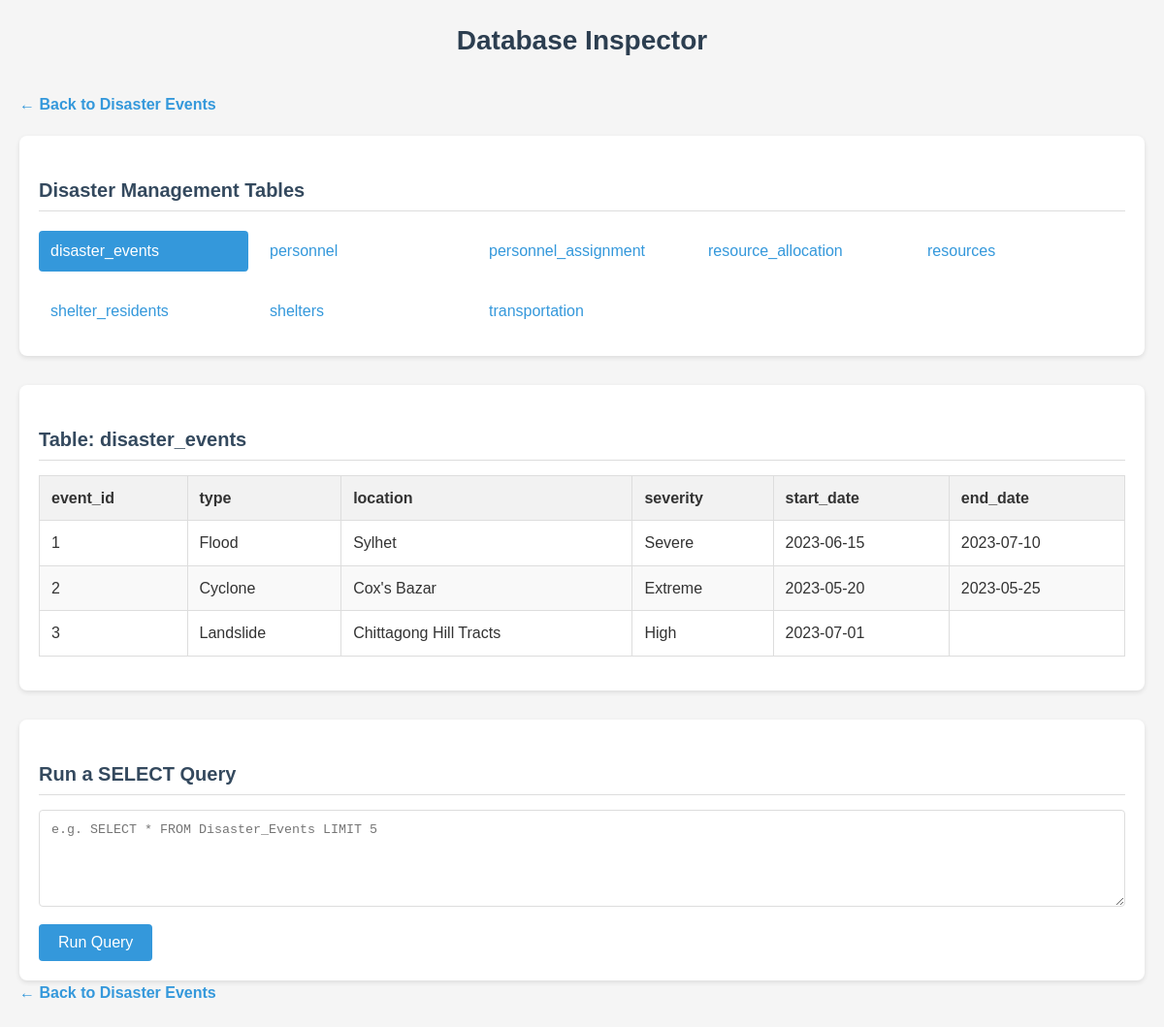
The app's page /db_inspector.php?table=disaster_events with its own data.
### tables this page shows
CREATE TABLE Disaster_Events (
    event_id INT AUTO_INCREMENT PRIMARY KEY,
    type VARCHAR(50) NOT NULL,
    location VARCHAR(100) NOT NULL,
    severity VARCHAR(20) NOT NULL,
    start_date DATE NOT NULL,
    end_date DATE
);

### db_inspector.php (the view, shortened to what this page needs)
<?php
include 'db_connect.php';
$tables = [];
$result = $conn->query("SHOW TABLES");
while ($row = $result->fetch_row()) {
    $tables[] = $row[0];
}
$selectedTable = $_GET['table'] ?? null;
$tableData = [];
$columns = [];
$errorMsg = "";
if ($selectedTable && in_array($selectedTable, $tables)) {
    $result = $conn->query("SELECT * FROM `$selectedTable`");
    if ($result) {
        $tableData = $result->fetch_all(MYSQLI_ASSOC);
        if (!empty($tableData)) {
            $columns = array_keys($tableData[0]);
        }
    } else {
        $errorMsg = $conn->error;
    }
}
$querySQL = "";
?>
<!DOCTYPE html>
<html lang="en">
<head>
</head>
<body>
    <div class="header">
        <h1>Database Inspector</h1>
    </div>
    <a href="index.php" class="back-link">← Back to Disaster Events</a>
    <div class="table-list">
        <h2>Disaster Management Tables</h2>
        <ul>
            <?php foreach ($tables as $table): ?>
                <li>
                    <a href="?table=<?= $table ?>" class="<?= $selectedTable === $table ? 'active' : '' ?>">
                        <?= $table ?>
                    </a>
                </li>
            <?php endforeach; ?>
        </ul>
    </div>
    <?php if ($selectedTable): ?>
        <div class="table-container">
            <h2>Table: <?= $selectedTable ?></h2>
            <?php if (!empty($errorMsg)): ?>
                <div class="error">❌ <?= $errorMsg ?></div>
            <?php elseif (!empty($tableData)): ?>
                <table>
                    <thead>
                        <tr>
                            <?php foreach ($columns as $column): ?>
                                <th><?= $column ?></th>
                            <?php endforeach; ?>
                        </tr>
                    </thead>
                    <tbody>
                        <?php foreach ($tableData as $row): ?>
                            <tr>
                                <?php foreach ($row as $cell): ?>
                                    <td><?= htmlspecialchars($cell) ?></td>
                                <?php endforeach; ?>
                            </tr>
                        <?php endforeach; ?>
                    </tbody>
                </table>
            <?php else: ?>
                <div class="no-data">No data available in this table</div>
            <?php endif; ?>
        </div>
    <?php endif; ?>
    <div class="query-form">
        <h2>Run a SELECT Query</h2>
        <form method="POST">
            <textarea name="sql" placeholder="e.g. SELECT * FROM Disaster_Events LIMIT 5"><?= htmlspecialchars($querySQL) ?></textarea>
            <button type="submit">Run Query</button>
        </form>
    </div>
    <a href="index.php" class="back-link">← Back to Disaster Events</a>
</body>
</html>

### db_inspector.php (style rules this page uses)
* { margin: 0; padding: 0; box-sizing: border-box; font-family: Arial, sans-serif; }
body { background-color: #f5f5f5; color: #333; line-height: 1.6; padding: 20px; max-width: 1200px; margin: 0 auto; }
.header { text-align: center; margin-bottom: 30px; }
h1 { font-size: 28px; color: #2c3e50; margin-bottom: 10px; }
h2 { font-size: 20px; margin: 20px 0 15px; color: #34495e; padding-bottom: 5px; border-bottom: 1px solid #ddd; }
.back-link { display: inline-block; margin-bottom: 20px; color: #3498db; text-decoration: none; font-weight: bold; }
.table-list { background: white; border-radius: 8px; padding: 20px; box-shadow: 0 2px 5px rgba(0,0,0,0.1); margin-bottom: 30px; }
.table-list ul { list-style-type: none; display: grid; grid-template-columns: repeat(auto-fill, minmax(200px, 1fr)); gap: 10px; }
.table-list li { margin: 5px 0; }
.table-list a { display: block; padding: 8px 12px; color: #3498db; text-decoration: none; border-radius: 4px; transition: all 0.2s; }
.table-list a.active { background-color: #3498db; color: white; }
.table-container { background: white; border-radius: 8px; padding: 20px; box-shadow: 0 2px 5px rgba(0,0,0,0.1); margin-bottom: 30px; overflow-x: auto; }
table { width: 100%; border-collapse: collapse; margin: 15px 0; }
th, td { padding: 10px 12px; border: 1px solid #ddd; text-align: left; }
th { background-color: #f2f2f2; position: sticky; top: 0; }
tr:nth-child(even) { background-color: #f9f9f9; }
.query-form { background: white; border-radius: 8px; padding: 20px; box-shadow: 0 2px 5px rgba(0,0,0,0.1); }
textarea { width: 100%; padding: 12px; border: 1px solid #ddd; border-radius: 4px; font-family: monospace; margin-bottom: 10px; min-height: 100px; resize: vertical; }
button { background-color: #3498db; color: white; border: none; padding: 10px 20px; border-radius: 4px; cursor: pointer; font-size: 16px; transition: background 0.2s; }

### records on screen
disaster_events: event_id "1", type "Flood", location "Sylhet", severity "Severe", start_date "2023-06-15", end_date "2023-07-10"
disaster_events: event_id "2", type "Cyclone", location "Cox's Bazar", severity "Extreme", start_date "2023-05-20", end_date "2023-05-25"
disaster_events: event_id "3", type "Landslide", location "Chittagong Hill Tracts", severity "High", start_date "2023-07-01"

### other values on screen
$table "disaster_events"
$table "personnel"
$table "personnel_assignment"
$table "resource_allocation"
$table "resources"
$table "shelter_residents"
$table "shelters"
$table "transportation"
$selectedTable "disaster_events"
$column "event_id"
$column "type"
$column "location"
$column "severity"
$column "start_date"
$column "end_date"
